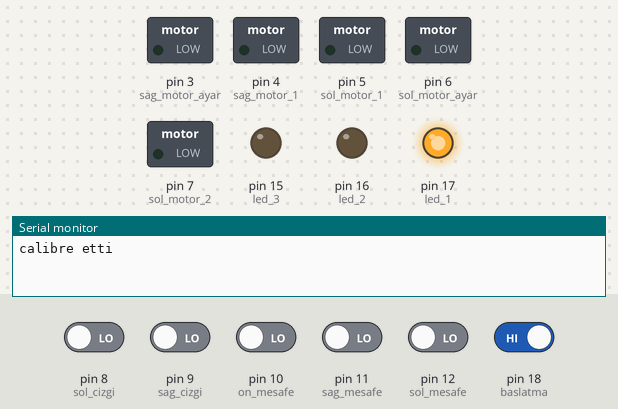
The sketch below on a simulated Arduino Uno, built with avr-gcc and run on an emulated ATmega328P. On the bench: switched loads named in the sketch (green lamp = pin HIGH), output pins drawn as LEDs (lit = HIGH), the last lines printed to the serial monitor. Dashed ring = blinking. Inputs (shaded band) come from the test bench; at power-on: pin 18 (baslatma) HIGH, pin 8 (sol_cizgi), pin 9 (sag_cizgi), pin 10 (on_mesafe), pin 11 (sag_mesafe), pin 12 (sol_mesafe) LOW. Pins used as bus, display or sensor lines are not drawn.

Above: at 7.2 s.
7.3 s: pin 18 (baslatma) driven LOW
At 8.6 s:
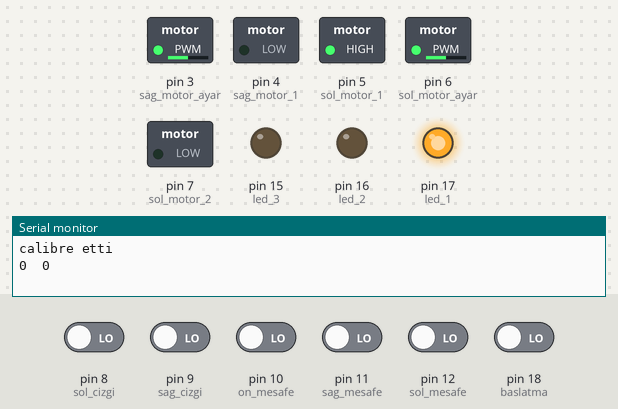
10.3 s: pin 10 (on_mesafe) driven HIGH
At 12.0 s:
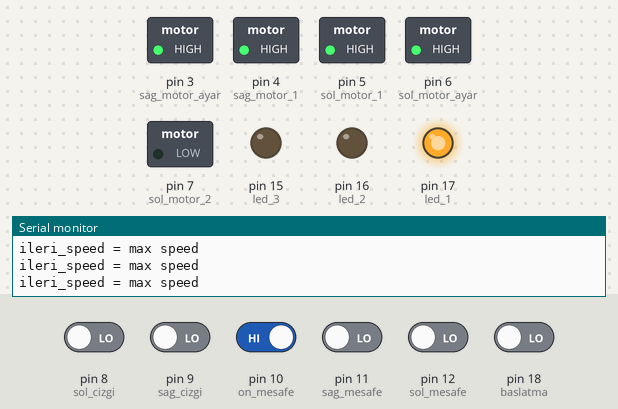
13.1 s: pin 10 (on_mesafe) driven LOW
At 13.21 s:
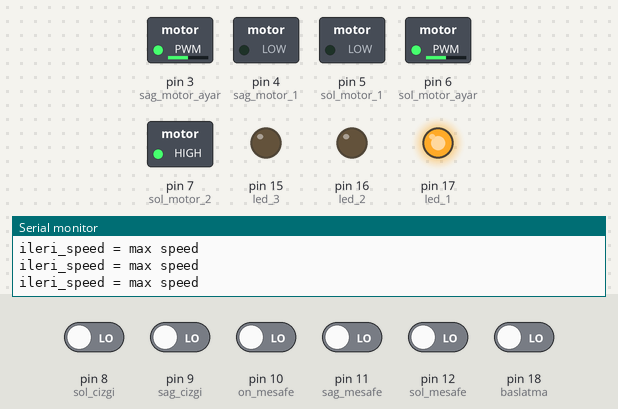
16.1 s: pin 8 (sol_cizgi) driven HIGH
At 16.4 s:
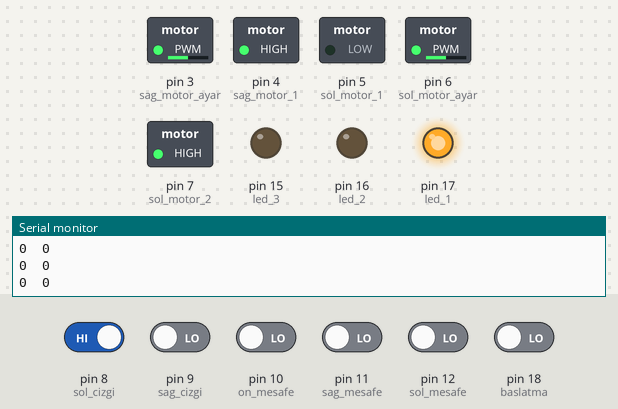
19.1 s: pin 9 (sag_cizgi) driven HIGH
At 20.5 s:
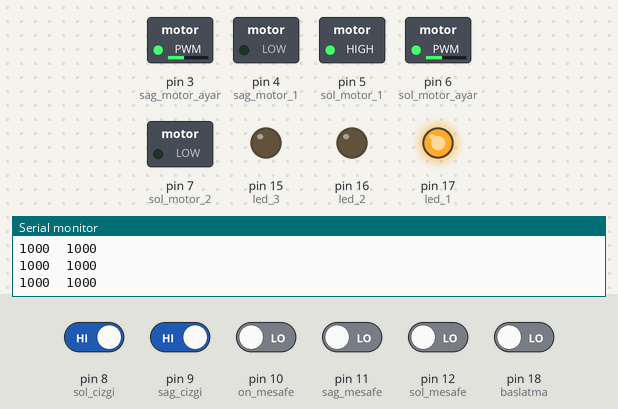
20.8 s: pin 10 (on_mesafe) driven HIGH
At 20.96 s:
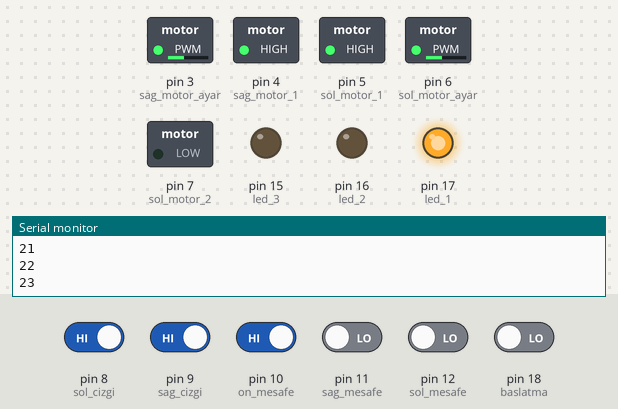
Timing chart, 0 to 23.8 s (numbered marks = the images above; inputs shaded):
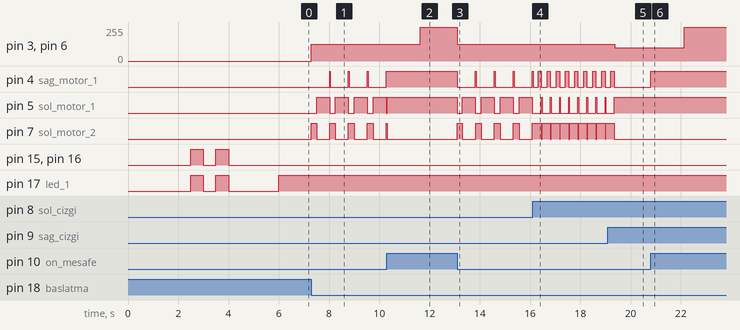

Measured:
- after the input at 7.3 s, pin 3 (sag_motor_ayar): 0/255 → 127/255 at once; pin 4 (sag_motor_1): alternates HIGH for 0.03 s and LOW for 0.72 s, starting after 0.72 s
- after the input at 10.3 s, pin 3 (sag_motor_ayar), pin 6 (sol_motor_ayar): 127/255 → 255/255 after 1.3 s; pin 4 (sag_motor_1): stops changing and stays HIGH
- after the input at 13.1 s, pin 3 (sag_motor_ayar): 255/255 → 127/255 at once; pin 4 (sag_motor_1): alternates HIGH for 0.03 s and LOW for 0.72 s, starting at once
- after the input at 16.1 s, pin 4 (sag_motor_1): alternates HIGH for 0.13 s and LOW for 0.23 s, starting after 0.22 s; pin 5 (sol_motor_1): alternates HIGH for 0.03 s and LOW for 0.33 s, starting after 0.35 s; pin 7 (sol_motor_2): alternates HIGH for 0.33 s and LOW for 0.03 s, starting after 0.35 s
- after the input at 19.1 s, pin 3 (sag_motor_ayar), pin 6 (sol_motor_ayar): 127/255 → 100/255 after 0.28 s; pin 4 (sag_motor_1), pin 7 (sol_motor_2): goes on until 19.3 s, then stays LOW; pin 5 (sol_motor_1): goes on until 19.3 s, then stays HIGH
- after the input at 20.8 s, pin 3 (sag_motor_ayar), pin 6 (sol_motor_ayar): 100/255 → 255/255 after 1.3 s; pin 4 (sag_motor_1): LOW → HIGH at once

The sketch:

mini_sumo_ilk_2_siyah_.ino
```cpp
#include <QTRSensors.h>


#define sag_cizgi 9 // butonsuz sumo
#define sol_cizgi 8

#define on_mesafe 10
#define sag_mesafe 11
#define sol_mesafe 12

#define sag_motor_1 4
#define sag_motor_2 2
#define sag_motor_ayar 3

#define sol_motor_1 5
#define sol_motor_2 7
#define sol_motor_ayar 6

#define led_1 17
#define led_2 16
#define led_3 15

#define baslatma 18


QTRSensors qtr;

uint16_t sensorValues[2];

int ileri_speed = 255;
int arayis_hiz = 100;
int arayis_yon = 0;

int rakip_yon = 1; //1 = en son rakip sagdaydi, -1 = en son rakip soldadaydi

float zaman_1 = 0;

void setup()
{
  Serial.begin(9600);
  qtr.setTypeRC();
  qtr.setSensorPins((const uint8_t[]){8, 9}, 2);
  qtr.setEmitterPin(2);
  for (uint16_t i = 0; i < 100; i++)
  {
    qtr.calibrate();
  }

  Serial.println("calibre etti");

  //delay(500);
  /*digitalWrite(led_1, HIGH);
  digitalWrite(led_2, HIGH);
  digitalWrite(led_3, HIGH);*/
  //delay(500);


  pinMode(sag_cizgi, INPUT);
  pinMode(sol_cizgi, INPUT);

  pinMode(on_mesafe, INPUT);
  pinMode(sag_mesafe, INPUT);
  pinMode(sol_mesafe, INPUT);

  pinMode(baslatma, INPUT);

  pinMode(sag_motor_1, OUTPUT);
  pinMode(sag_motor_2, OUTPUT);
  pinMode(sag_motor_ayar, OUTPUT);

  pinMode(sol_motor_1, OUTPUT);
  pinMode(sol_motor_2, OUTPUT);
  pinMode(sol_motor_ayar, OUTPUT);

  pinMode(led_1, OUTPUT);
  pinMode(led_2, OUTPUT);
  pinMode(led_3, OUTPUT);

  digitalWrite(led_1, HIGH);
  digitalWrite(led_2, HIGH);
  digitalWrite(led_3, HIGH);
  delay(500);
  digitalWrite(led_1, LOW);
  digitalWrite(led_2, LOW);
  digitalWrite(led_3, LOW);
  delay(500);
  digitalWrite(led_1, HIGH);
  digitalWrite(led_2, HIGH);
  digitalWrite(led_3, HIGH);
  delay(500);
  digitalWrite(led_1, LOW);
  digitalWrite(led_2, LOW);
  digitalWrite(led_3, LOW);


  delay(2000);
  if(digitalRead(sag_mesafe) == 1)
  {
    if(digitalRead(on_mesafe) == 1)
    {
      rakip_yon = 3;
      digitalWrite(led_1, HIGH);
      digitalWrite(led_3, HIGH);
    }
    else if(digitalRead(sol_mesafe) == 1)
    {
      rakip_yon = 2;
      digitalWrite(led_1, HIGH);
      digitalWrite(led_2, HIGH);
    }
    else
    {
      rakip_yon = 1;
      digitalWrite(led_1, HIGH);
    }

  }
  else if(digitalRead(sol_mesafe) == 1)
  {
    if(digitalRead(on_mesafe) == 1)
    {
      rakip_yon = 4;
      digitalWrite(led_2, HIGH);
      digitalWrite(led_3, HIGH);
    }
    else
    {
      rakip_yon = -1;
      digitalWrite(led_2, HIGH);
    }
  }
  else
  {
    rakip_yon = 1;
    digitalWrite(led_1, HIGH);
  }


  //delay(1000); // bunun yerine kumanda komudunu yaz
  //dans


  //ileri_git();

  //delay(1000);

  //dur();


}

void loop()
{
  if(digitalRead(baslatma) == 0)
  {
    cizgi_kontrol();

    if(digitalRead(on_mesafe) == 1)
    {
      for(int i = 0; i <= 255; i++)
      {
        if(digitalRead(on_mesafe) == 0 || digitalRead(baslatma) == 1)
        {
          break;
        }
        ileri_speed = i;
        Serial.println(ileri_speed);
        yavastan_ileri_git();
        delay(5);
        while(ileri_speed == 255)
        {
          yavastan_ileri_git();
          Serial.println("ileri_speed = max speed");
          if(digitalRead(on_mesafe) == 0 || digitalRead(baslatma) == 1)
          {
            break;
          }
        }
      }
      /*tam_ileri_git();
      zaman_1 = millis();
      while(millis() - zaman_1 < 300)
      {
        //uint16_t position = qtr.readLineBlack(sensorValues);
        //cizgi_kontrol();
        if(digitalRead(on_mesafe) == 0 || digitalRead(baslatma) == 1)
        {
          break;
        }
      }
      while(digitalRead(on_mesafe) == 1)
      {
        ileri_git();
        //uint16_t position = qtr.readLineBlack(sensorValues);
        //cizgi_kontrol();
        if(digitalRead(baslatma) == 1)
        {
          break;
        }
      }*/
    }
    else if(digitalRead(sag_mesafe) == 1)
    {
      rakip_yon = 1;
      saga_90_don();
    }
    else if(digitalRead(sol_mesafe) == 1)
    {
      rakip_yon = -1;
      sola_90_don();
    }
    else
    {
      if(rakip_yon == 1)
      {
        sagdan_arayis();
      }
      else if(rakip_yon == -1)
      {
        soldan_arayis();
      }
      else if(rakip_yon == 2)
      {
        saga_180_don();
        rakip_yon = 1;
      }
      else if(rakip_yon == 3)
      {
        saga_130_don();
        rakip_yon = 1;
      }
      else if(rakip_yon == 4)
      {
        sola_130_don();
        rakip_yon = -1;
      }
    }
  }
  else
  {
    dur();
  }
}

void cizgi_kontrol()
{
  uint16_t position = qtr.readLineBlack(sensorValues);

  if(sensorValues[1] <= 200 || sensorValues[0] <= 200)
  {
    if(sensorValues[1] <= 200 && sensorValues[0] <= 200)
    {
      geri_git();
      delay(200);
      saga_180_don();
    }
    else if(sensorValues[1] <= 200) // sadece sag sensor sinirdaysa
    {
      geri_git();
      delay(200);
      sola_90_don();
    }
    else if(sensorValues[0] <= 200) // sadece sol sensor sinirdaysa
    {
      geri_git();
      delay(200);
      saga_90_don();
    }
  }

  Serial.print(sensorValues[0]);
  Serial.print("  ");
  Serial.println(sensorValues[1]);
}

void yavastan_ileri_git()
{
  digitalWrite(sag_motor_1, HIGH); //yavastan ileri
  digitalWrite(sag_motor_2, LOW);
  analogWrite(sag_motor_ayar, ileri_speed);

  digitalWrite(sol_motor_1, HIGH);
  digitalWrite(sol_motor_2, LOW);
  analogWrite(sol_motor_ayar, ileri_speed);
}
void tam_ileri_git()
{
  digitalWrite(sag_motor_1, HIGH); //tam ileri
  digitalWrite(sag_motor_2, LOW);
  analogWrite(sag_motor_ayar,200);

  digitalWrite(sol_motor_1, HIGH);
  digitalWrite(sol_motor_2, LOW);
  analogWrite(sol_motor_ayar, 255);
}
void ileri_git()
{
  digitalWrite(sag_motor_1, HIGH); //ileri
  digitalWrite(sag_motor_2, LOW);
  analogWrite(sag_motor_ayar, 200);

  digitalWrite(sol_motor_1, HIGH);
  digitalWrite(sol_motor_2, LOW);
  analogWrite(sol_motor_ayar, 200);
}
void geri_git()
{
  digitalWrite(sag_motor_1, LOW); //geri
  digitalWrite(sag_motor_2, HIGH);
  analogWrite(sag_motor_ayar, 255 / 2);

  digitalWrite(sol_motor_1, LOW);
  digitalWrite(sol_motor_2, HIGH);
  analogWrite(sol_motor_ayar, 255 / 2);
}
void saga_hizli_don()
{
  digitalWrite(sag_motor_1, LOW); //saga don
  digitalWrite(sag_motor_2, HIGH);
  analogWrite(sag_motor_ayar, 255);

  digitalWrite(sol_motor_1, HIGH);
  digitalWrite(sol_motor_2, LOW);
  analogWrite(sol_motor_ayar, 255);
}
void saga_don()
{
  digitalWrite(sag_motor_1, LOW); //saga don
  digitalWrite(sag_motor_2, HIGH);
  analogWrite(sag_motor_ayar, 255 / 2);

  digitalWrite(sol_motor_1, HIGH);
  digitalWrite(sol_motor_2, LOW);
  analogWrite(sol_motor_ayar, 255 / 2);
}
void saga_90_don()
{
  saga_don();
  zaman_1 = millis();
  while(millis() - zaman_1 < 130)
  {
    if(digitalRead(on_mesafe) == 1)
    {
      sola_don();
      delay((millis() - zaman_1) / 4);
      break;
    }
  }
  sola_don();
  delay(30);
  dur();
  //saga_don();
  //delay(130);
  //sola_don();
  //delay(30);
  //dur();
}
void saga_130_don()
{
  saga_hizli_don();
  delay(130);
  sola_don();
  delay(30);
  dur();
}
void saga_180_don()
{
  saga_don();
  delay(260 * 2);
  sola_don();
  delay(30);
  dur();
}
void sola_hizli_don()
{
  digitalWrite(sag_motor_1, HIGH); //sola don
  digitalWrite(sag_motor_2, LOW);
  analogWrite(sag_motor_ayar, 255);

  digitalWrite(sol_motor_1, LOW);
  digitalWrite(sol_motor_2, HIGH);
  analogWrite(sol_motor_ayar, 255);
}
void sola_don()
{
  digitalWrite(sag_motor_1, HIGH); //sola don
  digitalWrite(sag_motor_2, LOW);
  analogWrite(sag_motor_ayar, 255 / 2);

  digitalWrite(sol_motor_1, LOW);
  digitalWrite(sol_motor_2, HIGH);
  analogWrite(sol_motor_ayar, 255 / 2);
}
void sola_90_don()
{
  sola_don();
  zaman_1 = millis();
  while(millis() - zaman_1 < 130)
  {
    if(digitalRead(on_mesafe) == 1)
    {
      saga_don();
      delay((millis() - zaman_1) / 4);
      break;
    }
  }
  saga_don();
  delay(30);
  dur();
  //delay(130);
  //saga_don();
  //delay(30);
  //dur();
}
void sola_130_don()
{
  sola_hizli_don();
  delay(130);
  saga_don();
  delay(30);
  dur();
}
void sola_180_don()
{
  sola_don();
  delay(260 * 2);
  saga_don();
  delay(30);
  dur();
}

void sagdan_arayis() //saga yavas donerek rakip ara
{
  arayis_yon = 1;
  digitalWrite(sag_motor_1, LOW); //saga yavas don
  digitalWrite(sag_motor_2, HIGH);
  analogWrite(sag_motor_ayar, arayis_hiz);

  digitalWrite(sol_motor_1, HIGH);
  digitalWrite(sol_motor_2, LOW);
  analogWrite(sol_motor_ayar, arayis_hiz);

  if(digitalRead(on_mesafe) == 1)
  {
    sola_don();
    delay(20);
  }
}
void soldan_arayis() //sola yavas donerek rakip ara
{
  arayis_yon = -1;
  digitalWrite(sag_motor_1, HIGH); //sola yavas don
  digitalWrite(sag_motor_2, LOW);
  analogWrite(sag_motor_ayar, arayis_hiz);

  digitalWrite(sol_motor_1, LOW);
  digitalWrite(sol_motor_2, HIGH);
  analogWrite(sol_motor_ayar, arayis_hiz);

  if(digitalRead(on_mesafe) == 1)
  {
    saga_don();
    delay(30);
  }
}

void dur()
{
  digitalWrite(sag_motor_1, LOW); //dur
  digitalWrite(sag_motor_2, LOW);
  analogWrite(sag_motor_ayar, 0);

  digitalWrite(sol_motor_1, LOW);
  digitalWrite(sol_motor_2, LOW);
  analogWrite(sol_motor_ayar, 0);
}
```
